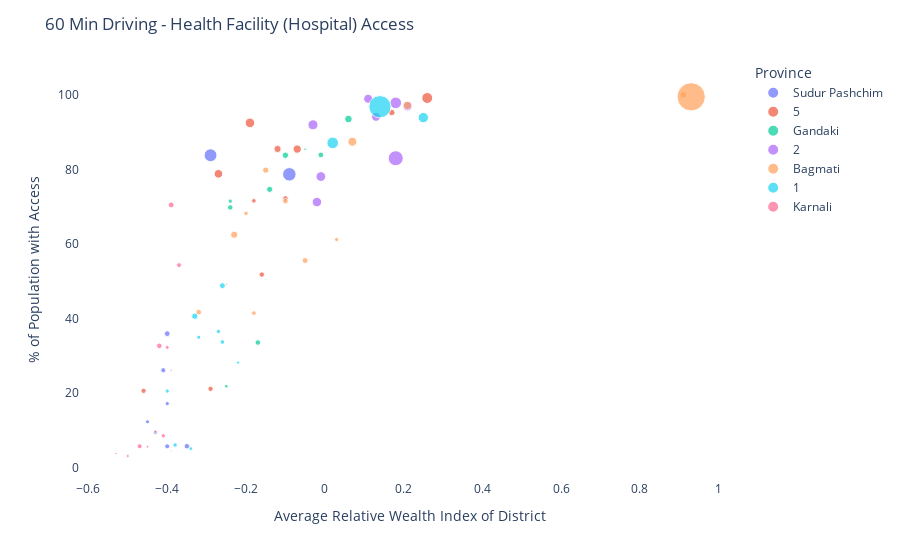

Notebook code cell kept with this figure:
### Code cell
list_pop_ids = list(potential_locations['ID_60min_driving'].values)
list_pop_ids = [item for sublist in list_pop_ids for item in sublist]

district_analysis = population[population['ID'].isin(list_pop_ids)][['population','DISTRICT','Province']]
district_analysis.columns = ['Pop with Access','District','Province']
dt1 = district_analysis.groupby(['District','Province'])['Pop with Access'].sum().reset_index()

dt2 = population.groupby(['DISTRICT','Province'])['population'].sum().reset_index()
dt2.columns = ['District','Province','Total Population']

df_pop_access_dist = pd.merge(dt1,dt2,on=['District','Province'])
df_pop_access_dist['%'] = df_pop_access_dist['Pop with Access']*100/df_pop_access_dist['Total Population']
df_pop_access_dist['%'] = df_pop_access_dist['%'].round(2)

df_pop_access_dist = pd.merge(df_pop_access_dist,rwi_districts,on=['District','Province'])

fig = px.scatter(df_pop_access_dist,y='%',x='Relative Wealth Index',color='Province',size='Total Population')
fig.update_xaxes(title='Average Relative Wealth Index of District')
fig.update_yaxes(title='% of Population with Access')
fig.update_layout(plot_bgcolor='white',title='60 Min Driving - Health Facility (Hospital) Access')

### Figure 1 — Plotly figure (JSON) as saved in the notebook; plotly's stock layout.template omitted (floating-point values rounded to 4 significant figures)
{"data": [{"hovertemplate": "Province=Sudur Pashchim<br>Relative Wealth Index=%{x}<br>%=%{y}<br>Total Population=%{marker.size}<extra></extra>", "legendgroup": "Sudur Pashchim", "marker": {"color": "#636efa", "size": [205429, 192289, 162067, 118044, 113990, 102792, 156794, 1033059, 1138681], "sizemode": "area", "sizeref": 12450.0, "symbol": "circle"}, "mode": "markers", "name": "Sudur Pashchim", "orientation": "v", "showlegend": true, "type": "scatter", "x": [-0.4, -0.35, -0.41, -0.43, -0.4, -0.45, -0.4, -0.29, -0.09], "xaxis": "x", "y": [35.95, 5.75, 26.15, 9.49, 17.17, 12.3, 5.72, 83.81, 78.69], "yaxis": "y"}, {"hovertemplate": "Province=5<br>Relative Wealth Index=%{x}<br>%=%{y}<br>Total Population=%{marker.size}<extra></extra>", "legendgroup": "5", "marker": {"color": "#EF553B", "size": [135563, 426169, 328359, 465037, 192349, 570025, 265206, 184929, 175042, 173829, 48639, 749009], "sizemode": "area", "sizeref": 12450.0, "symbol": "circle"}, "mode": "markers", "name": "5", "orientation": "v", "showlegend": true, "type": "scatter", "x": [-0.18, -0.07, -0.12, -0.27, -0.1, -0.19, 0.17, -0.16, -0.29, -0.46, -0.5, 0.26], "xaxis": "x", "y": [71.58, 85.47, 85.49, 78.83, 72.23, 92.49, 95.28, 51.8, 21.15, 20.62, 3.13, 99.17], "yaxis": "y"}, {"hovertemplate": "Province=Gandaki<br>Relative Wealth Index=%{x}<br>%=%{y}<br>Total Population=%{marker.size}<extra></extra>", "legendgroup": "Gandaki", "marker": {"color": "#00cc96", "size": [193357, 184656, 363590, 116519, 3236, 8644, 77992, 255593, 42167, 207424, 238389], "sizemode": "area", "sizeref": 12450.0, "symbol": "circle"}, "mode": "markers", "name": "Gandaki", "orientation": "v", "showlegend": true, "type": "scatter", "x": [-0.17, -0.24, 0.06, -0.24, -0.39, -0.34, -0.25, -0.1, -0.05, -0.01, -0.14], "xaxis": "x", "y": [33.57, 69.82, 93.53, 71.5, 7.94, 4.2, 21.85, 83.81, 85.44, 83.9, 74.66], "yaxis": "y"}, {"hovertemplate": "Province=2<br>Relative Wealth Index=%{x}<br>%=%{y}<br>Total Population=%{marker.size}<extra></extra>", "legendgroup": "2", "marker": {"color": "#ab63fa", "size": [569754, 568677, 503227, 1412871, 592824, 496724, 635842, 853835], "sizemode": "area", "sizeref": 12450.0, "symbol": "circle"}, "mode": "markers", "name": "2", "orientation": "v", "showlegend": true, "type": "scatter", "x": [-0.02, 0.21, 0.11, 0.18, -0.01, 0.13, -0.03, 0.18], "xaxis": "x", "y": [71.26, 96.98, 98.97, 83.01, 78.1, 94.12, 91.98, 97.87], "yaxis": "y"}, {"hovertemplate": "Province=Bagmati<br>Relative Wealth Index=%{x}<br>%=%{y}<br>Total Population=%{marker.size}<extra></extra>", "legendgroup": "Bagmati", "marker": {"color": "#FFA15A", "size": [288209, 497945, 245610, 126236, 110899, 4981888, 429168, 325407, 191851, 141473, 30623, 199668, 214301], "sizemode": "area", "sizeref": 12450.0, "symbol": "circle"}, "mode": "markers", "name": "Bagmati", "orientation": "v", "showlegend": true, "type": "scatter", "x": [0.91, 0.07, -0.15, -0.2, 0.03, 0.93, 0.21, -0.23, -0.1, -0.18, -0.25, -0.32, -0.05], "xaxis": "x", "y": [100, 87.44, 79.83, 68.22, 61.2, 99.49, 97.18, 62.5, 71.49, 41.46, 49.2, 41.71, 55.58], "yaxis": "y"}, {"hovertemplate": "Province=1<br>Relative Wealth Index=%{x}<br>%=%{y}<br>Total Population=%{marker.size}<extra></extra>", "legendgroup": "1", "marker": {"color": "#19d3f3", "size": [120661, 115105, 217520, 664405, 846058, 101229, 131604, 113844, 17380, 3091289, 88106, 66646, 252816], "sizemode": "area", "sizeref": 12450.0, "symbol": "circle"}, "mode": "markers", "name": "1", "orientation": "v", "showlegend": true, "type": "scatter", "x": [-0.38, -0.27, -0.26, 0.25, 0.02, -0.32, -0.26, -0.4, -0.39, 0.14, -0.34, -0.22, -0.33], "xaxis": "x", "y": [6.07, 36.53, 48.82, 93.92, 87.12, 34.99, 33.71, 20.56, 4.48, 96.83, 5.1, 28.2, 40.64], "yaxis": "y"}, {"hovertemplate": "Province=Karnali<br>Relative Wealth Index=%{x}<br>%=%{y}<br>Total Population=%{marker.size}<extra></extra>", "legendgroup": "Karnali", "marker": {"color": "#FF6692", "size": [216454, 31881, 44049, 155032, 93518, 26168, 49424, 114975, 195162, 151831], "sizemode": "area", "sizeref": 12450.0, "symbol": "circle"}, "mode": "markers", "name": "Karnali", "orientation": "v", "showlegend": true, "type": "scatter", "x": [-0.39, -0.53, -0.45, -0.47, -0.4, -0.39, -0.43, -0.41, -0.42, -0.37], "xaxis": "x", "y": [70.49, 3.8, 5.6, 5.74, 32.27, 26.05, 9.65, 8.54, 32.68, 54.34], "yaxis": "y"}], "layout": {"legend": {"itemsizing": "constant", "title": {"text": "Province"}, "tracegroupgap": 0}, "margin": {"t": 60}, "plot_bgcolor": "white", "title": {"text": "60 Min Driving - Health Facility (Hospital) Access"}, "xaxis": {"anchor": "y", "domain": [0, 1], "title": {"text": "Average Relative Wealth Index of District"}}, "yaxis": {"anchor": "x", "domain": [0, 1], "title": {"text": "% of Population with Access"}}}}
